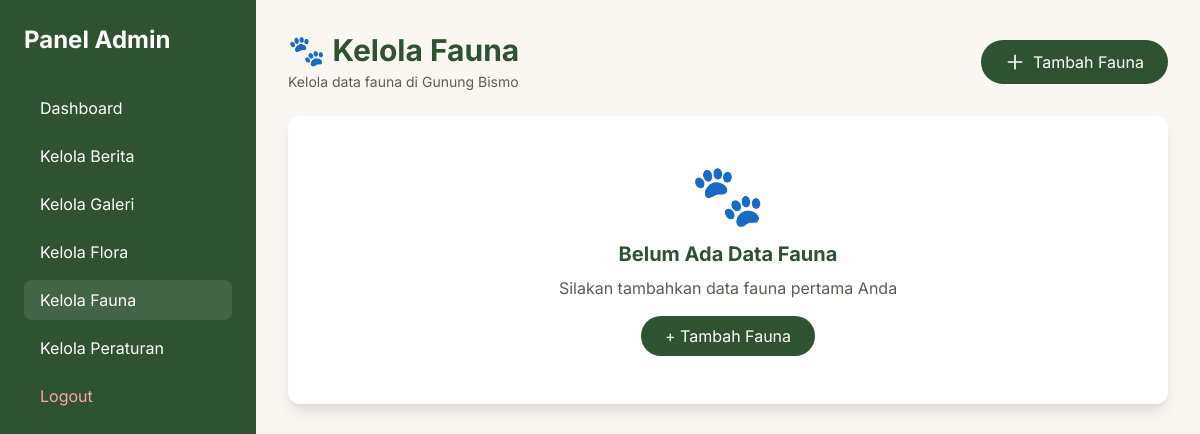
Page /admin/fauna/index.php (signed in) on the earlier database version.
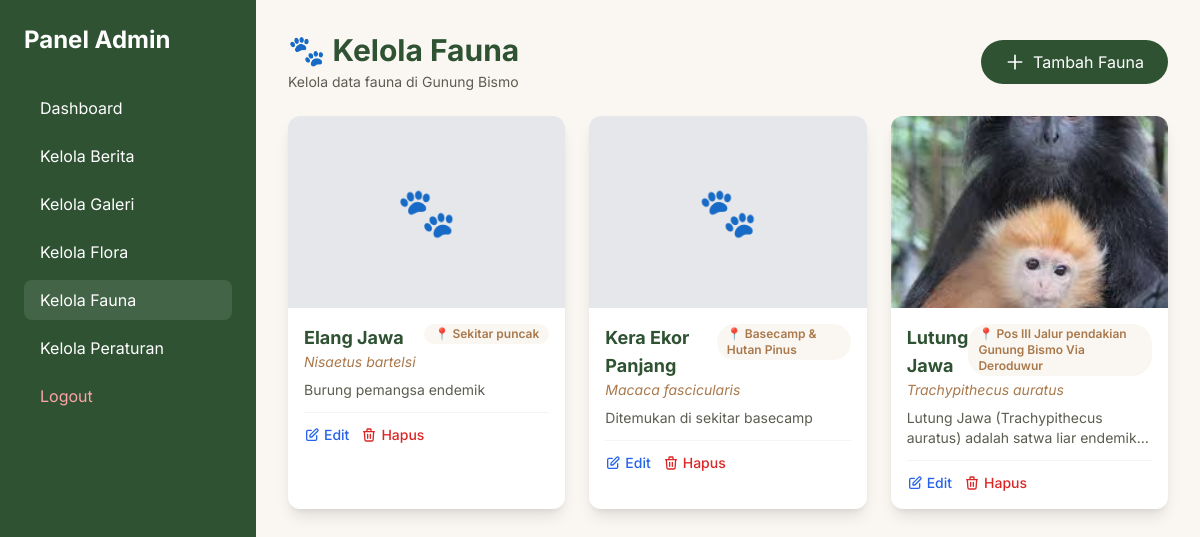
Same page on the later database version.
### tables this page shows
CREATE TABLE `fauna` (
  `id` int(11) NOT NULL,
  `nama` varchar(100) NOT NULL,
  `nama_ilmiah` varchar(100) DEFAULT NULL,
  `deskripsi` text DEFAULT NULL,
  `foto` varchar(255) DEFAULT NULL,
  `lokasi` varchar(100) DEFAULT NULL,
  `created_at` timestamp NOT NULL DEFAULT current_timestamp(),
  `updated_at` timestamp NOT NULL DEFAULT current_timestamp() ON UPDATE current_timestamp()
);

### includes/functions.php (called while the page is built, shortened)
<?php
require_once __DIR__ . '/config.php';
function getFaunaPaginated($page = 1, $limit = 10) {
    global $pdo;
    $page = intval($page);
    $limit = intval($limit);
    $offset = ($page - 1) * $limit;
    $stmt = $pdo->query("SELECT * FROM fauna ORDER BY created_at DESC LIMIT $limit OFFSET $offset");
    return $stmt->fetchAll();
}

### admin/fauna/index.php (the view, shortened to what this page needs)
<?php
require_once __DIR__ . '/../../includes/config.php';
require_once __DIR__ . '/../../includes/functions.php';
$page = isset($_GET['page']) ? (int)$_GET['page'] : 1;
$limit = 10;
$fauna_list = getFaunaPaginated($page, $limit);
?>
<!DOCTYPE html>
<html lang="id">
<head>
    <script src="https://cdn.tailwindcss.com"></script>
</head>
<body class="bg-[#FAF7F2]">
<div class="flex h-screen">
    <div class="w-64 bg-[#2F5233] text-white p-6">
        <h2 class="text-2xl font-bold mb-8">Panel Admin</h2>
        <nav class="space-y-2">
            <a href="../dashboard.php" class="block py-2 px-4 hover:bg-white/20 rounded-lg transition duration-300">Dashboard</a>
            <a href="../berita/index.php" class="block py-2 px-4 hover:bg-white/20 rounded-lg transition duration-300">Kelola Berita</a>
            <a href="../galeri/index.php" class="block py-2 px-4 hover:bg-white/20 rounded-lg transition duration-300">Kelola Galeri</a>
            <a href="../flora/index.php" class="block py-2 px-4 hover:bg-white/20 rounded-lg transition duration-300">Kelola Flora</a>
            <a href="index.php" class="block py-2 px-4 bg-white/10 rounded-lg hover:bg-white/20 transition duration-300">Kelola Fauna</a>
            <a href="../peraturan/index.php" class="block py-2 px-4 hover:bg-white/20 rounded-lg transition duration-300">Kelola Peraturan</a>
            <a href="../logout.php" class="block py-2 px-4 hover:bg-white/20 rounded-lg transition duration-300 text-red-300">Logout</a>
        </nav>
    </div>
    <div class="flex-1 overflow-y-auto">
        <div class="p-8">
            <div class="flex justify-between items-center mb-6">
                <div>
                    <h1 class="text-3xl font-bold text-[#2F5233]">🐾 Kelola Fauna</h1>
                    <p class="text-[#5C5C50] text-sm mt-1">Kelola data fauna di Gunung Bismo</p>
                </div>
                <a href="tambah.php" class="bg-[#2F5233] hover:bg-[#4A7A4E] text-white px-6 py-2.5 rounded-full transition duration-300 flex items-center gap-2">
                    <svg class="w-5 h-5" fill="none" stroke="currentColor" viewBox="0 0 24 24">
                        <path stroke-linecap="round" stroke-linejoin="round" stroke-width="2" d="M12 4v16m8-8H4"/>
                    </svg>
                    Tambah Fauna
                </a>
            </div>
            <?php if (empty($fauna_list)): ?>
            <div class="bg-white rounded-xl shadow-lg p-12 text-center">
                <div class="text-6xl mb-4">🐾</div>
                <h3 class="text-xl font-bold text-[#2F5233] mb-2">Belum Ada Data Fauna</h3>
                <p class="text-[#5C5C50] mb-4">Silakan tambahkan data fauna pertama Anda</p>
                <a href="tambah.php" class="bg-[#2F5233] hover:bg-[#4A7A4E] text-white px-6 py-2 rounded-full transition duration-300 inline-block">
                    + Tambah Fauna
                </a>
            </div>
            <?php else: ?>
            <div class="grid grid-cols-1 md:grid-cols-2 lg:grid-cols-3 gap-6">
                <?php foreach ($fauna_list as $fauna): ?>
                <div class="gallery-item bg-white rounded-xl shadow-lg overflow-hidden">
                    <?php if (!empty($fauna['foto']) && file_exists(UPLOAD_PATH . 'fauna/' . $fauna['foto'])): ?>
                    <img src="<?= BASE_URL ?>uploads/fauna/<?= htmlspecialchars($fauna['foto']) ?>"
                         alt="<?= htmlspecialchars($fauna['nama']) ?>"
                         class="w-full h-48 object-cover">
                    <?php else: ?>
                    <div class="w-full h-48 bg-gray-200 flex items-center justify-center text-5xl text-gray-400">
                        🐾
                    </div>
                    <?php endif; ?>
                    <div class="p-4">
                        <div class="flex justify-between items-start">
                            <h4 class="font-bold text-[#2F5233] text-lg"><?= htmlspecialchars($fauna['nama']) ?></h4>
                            <?php if (!empty($fauna['lokasi'])): ?>
                            <span class="badge-lokasi text-xs">📍 <?= htmlspecialchars($fauna['lokasi']) ?></span>
                            <?php endif; ?>
                        </div>
                        <?php if (!empty($fauna['nama_ilmiah'])): ?>
                        <p class="text-sm text-[#A9784B] italic"><?= htmlspecialchars($fauna['nama_ilmiah']) ?></p>
                        <?php endif; ?>
                        <?php if (!empty($fauna['deskripsi'])): ?>
                        <p class="text-sm text-[#5C5C50] mt-2 line-clamp-2"><?= htmlspecialchars($fauna['deskripsi']) ?></p>
                        <?php endif; ?>
                        <div class="mt-3 flex space-x-3 pt-3 border-t border-gray-100">
                            <a href="edit.php?id=<?= $fauna['id'] ?>" class="text-blue-600 hover:text-blue-800 text-sm font-medium transition duration-300 flex items-center gap-1">
                                <svg class="w-4 h-4" fill="none" stroke="currentColor" viewBox="0 0 24 24">
                                    <path stroke-linecap="round" stroke-linejoin="round" stroke-width="2" d="M11 5H6a2 2 0 00-2 2v11a2 2 0 002 2h11a2 2 0 002-2v-5m-1.414-9.414a2 2 0 112.828 2.828L11.828 15H9v-2.828l8.586-8.586z"/>
                                </svg>
                                Edit
                            </a>
                            <a href="hapus.php?id=<?= $fauna['id'] ?>" class="text-red-600 hover:text-red-800 text-sm font-medium transition duration-300 flex items-center gap-1" onclick="return confirm('Yakin ingin menghapus data fauna ini?')">
                                <svg class="w-4 h-4" fill="none" stroke="currentColor" viewBox="0 0 24 24">
                                    <path stroke-linecap="round" stroke-linejoin="round" stroke-width="2" d="M19 7l-.867 12.142A2 2 0 0116.138 21H7.862a2 2 0 01-1.995-1.858L5 7m5 4v6m4-6v6m1-10V4a1 1 0 00-1-1h-4a1 1 0 00-1 1v3M4 7h16"/>
                                </svg>
                                Hapus
                            </a>
                        </div>
                    </div>
                </div>
                <?php endforeach; ?>
            </div>
            <?php endif; ?>
        </div>
    </div>
</div>
</body>
</html>

### admin/fauna/index.php (style rules this page uses)
* { font-family: 'Inter', sans-serif; }
.gallery-item { transition: transform 0.3s ease, box-shadow 0.3s ease; }
.badge-lokasi { background: #FAF7F2; color: #A9784B; padding: 2px 10px; border-radius: 20px; font-size: 11px; font-weight: 600; }

Differences in the rows shown:
added fauna: nama "Elang Jawa", lokasi "Sekitar puncak", nama_ilmiah "Nisaetus bartelsi", deskripsi "Burung pemangsa endemik"
added fauna: nama "Kera Ekor Panjang", lokasi "Basecamp & Hutan Pinus", nama_ilmiah "Macaca fascicularis", deskripsi "Ditemukan di sekitar basecamp"
added fauna: foto (picture), nama "Lutung Jawa", lokasi "Pos III Jalur pendakian Gunung Bismo Via Deroduwur", nama_ilmiah "Trachypithecus auratus", deskripsi "Lutung Jawa (Trachypithecus auratus) adalah satwa liar…"
Other differences:
text no longer shown: "🐾 Belum Ada Data Fauna Silakan tambahkan data fauna pertama Anda + Tambah Fauna"
